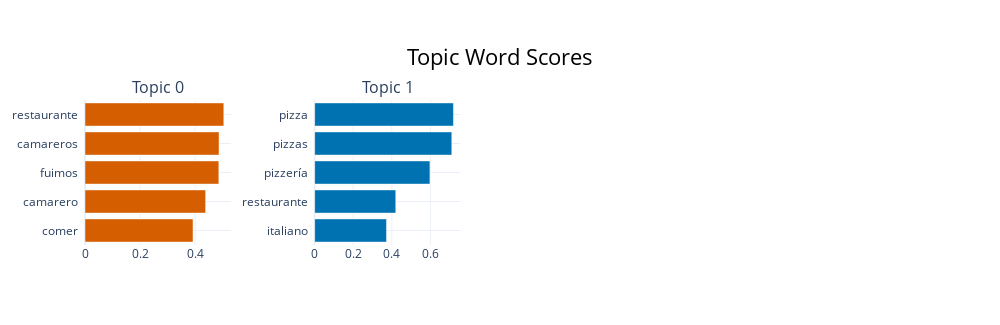

The notebook cell this image was saved under:
### Code cell
topic_model_neg.visualize_barchart()

### Figure 1 — Plotly figure (JSON) as saved in the notebook; plotly's stock layout.template omitted (floating-point values rounded to 4 significant figures)
{"data": [{"marker": {"color": "#D55E00"}, "orientation": "h", "type": "bar", "x": [0.3923, 0.4382, 0.486, 0.4868, 0.5042], "xaxis": "x", "y": ["comer  ", "camarero  ", "fuimos  ", "camareros  ", "restaurante  "], "yaxis": "y"}, {"marker": {"color": "#0072B2"}, "orientation": "h", "type": "bar", "x": [0.3726, 0.4206, 0.5975, 0.7108, 0.7194], "xaxis": "x2", "y": ["italiano  ", "restaurante  ", "pizzería  ", "pizzas  ", "pizza  "], "yaxis": "y2"}], "layout": {"annotations": [{"font": {"size": 16}, "showarrow": false, "text": "Topic 0", "x": 0.0875, "xanchor": "center", "xref": "paper", "y": 1, "yanchor": "bottom", "yref": "paper"}, {"font": {"size": 16}, "showarrow": false, "text": "Topic 1", "x": 0.3625, "xanchor": "center", "xref": "paper", "y": 1, "yanchor": "bottom", "yref": "paper"}], "height": 325, "hoverlabel": {"bgcolor": "white", "font": {"family": "Rockwell", "size": 16}}, "showlegend": false, "title": {"font": {"color": "Black", "size": 22}, "text": "Topic Word Scores", "x": 0.5, "xanchor": "center", "yanchor": "top"}, "width": 1000, "xaxis": {"anchor": "y", "domain": [0, 0.175], "showgrid": true}, "xaxis2": {"anchor": "y2", "domain": [0.275, 0.45], "showgrid": true}, "xaxis3": {"anchor": "y3", "domain": [0.55, 0.725], "showgrid": true}, "xaxis4": {"anchor": "y4", "domain": [0.825, 1], "showgrid": true}, "yaxis": {"anchor": "x", "domain": [0, 1], "showgrid": true}, "yaxis2": {"anchor": "x2", "domain": [0, 1], "showgrid": true}, "yaxis3": {"anchor": "x3", "domain": [0, 1], "showgrid": true}, "yaxis4": {"anchor": "x4", "domain": [0, 1], "showgrid": true}}}
